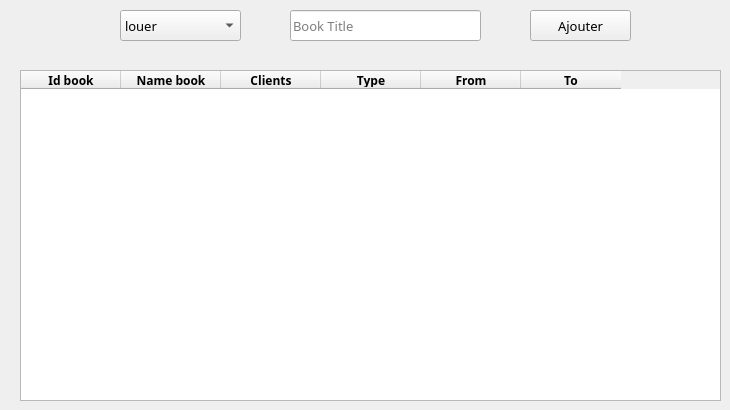
    <widget class="QWidget" name="tab">
     <attribute name="title">
      <string>Tab 1</string>
     </attribute>
     <widget class="QLineEdit" name="lineEdit">
      <property name="geometry">
       <rect>
        <x>290</x>
        <y>10</y>
        <width>191</width>
        <height>31</height>
       </rect>
      </property>
      <property name="font">
       <font>
        <family>Microsoft YaHei Light</family>
        <pointsize>10</pointsize>
       </font>
      </property>
      <property name="placeholderText">
       <string>Book Title</string>
      </property>
     </widget>
     <widget class="QPushButton" name="pushButton_8">
      <property name="geometry">
       <rect>
        <x>530</x>
        <y>10</y>
        <width>101</width>
        <height>31</height>
       </rect>
      </property>
      <property name="font">
       <font>
        <family>Microsoft YaHei Light</family>
        <pointsize>10</pointsize>
        <weight>50</weight>
        <bold>false</bold>
       </font>
      </property>
      <property name="text">
       <string>Ajouter</string>
      </property>
     </widget>
     <widget class="QComboBox" name="comboBox">
      <property name="geometry">
       <rect>
        <x>120</x>
        <y>10</y>
        <width>121</width>
        <height>31</height>
       </rect>
      </property>
      <property name="font">
       <font>
        <family>Microsoft YaHei Light</family>
        <pointsize>10</pointsize>
        <weight>50</weight>
        <italic>false</italic>
        <bold>false</bold>
        <strikeout>false</strikeout>
        <kerning>false</kerning>
       </font>
      </property>
      <item>
       <property name="text">
        <string>louer</string>
       </property>
      </item>
      <item>
       <property name="text">
        <string>récupérer</string>
       </property>
      </item>
     </widget>
     <widget class="QTableWidget" name="tableWidget">
      <property name="geometry">
       <rect>
        <x>20</x>
        <y>70</y>
        <width>701</width>
        <height>331</height>
       </rect>
      </property>
      <property name="font">
       <font>
        <family>Microsoft YaHei Light</family>
        <pointsize>12</pointsize>
       </font>
      </property>
      <column>
       <property name="text">
        <string>Id book</string>
       </property>
       <property name="font">
        <font>
         <pointsize>9</pointsize>
         <weight>75</weight>
         <italic>false</italic>
         <bold>true</bold>
         <underline>false</underline>
        </font>
       </property>
       <property name="textAlignment">
        <set>AlignCenter</set>
       </property>
       <property name="background">
        <color>
         <red>255</red>
         <green>255</green>
         <blue>255</blue>
        </color>
       </property>
      </column>
      <column>
       <property name="text">
        <string>Name book</string>
       </property>
       <property name="font">
        <font>
         <pointsize>9</pointsize>
         <weight>75</weight>
         <bold>true</bold>
        </font>
       </property>
       <property name="textAlignment">
        <set>AlignCenter</set>
       </property>
      </column>
      <column>
       <property name="text">
        <string>Clients</string>
       </property>
       <property name="font">
        <font>
         <pointsize>9</pointsize>
         <weight>75</weight>
         <bold>true</bold>
        </font>
       </property>
       <property name="textAlignment">
        <set>AlignCenter</set>
       </property>
      </column>
      <column>
       <property name="text">
        <string>Type</string>
       </property>
       <property name="font">
        <font>
         <pointsize>9</pointsize>
         <weight>75</weight>
         <bold>true</bold>
        </font>
       </property>
       <property name="textAlignment">
        <set>AlignCenter</set>
       </property>
      </column>
      <column>
       <property name="text">
        <string>From</string>
       </property>
       <property name="font">
        <font>
         <pointsize>9</pointsize>
         <weight>75</weight>
         <bold>true</bold>
        </font>
       </property>
       <property name="textAlignment">
        <set>AlignCenter</set>
       </property>
      </column>
      <column>
       <property name="text">
        <string>To</string>
       </property>
       <property name="font">
        <font>
         <pointsize>9</pointsize>
         <weight>75</weight>
         <bold>true</bold>
        </font>
       </property>
       <property name="textAlignment">
        <set>AlignCenter</set>
       </property>
      </column>
     </widget>
    </widget>
